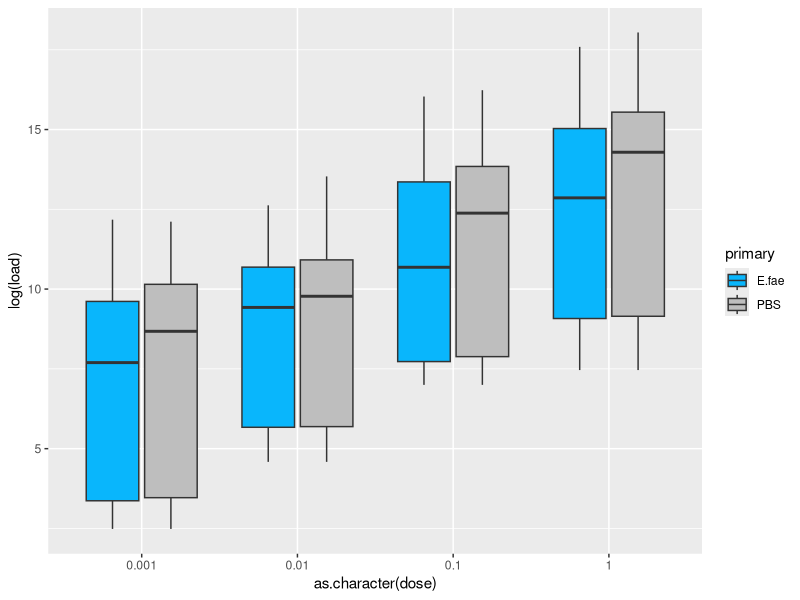

Generate this figure with R:
## ---- chunk 1
knitr::opts_chunk$set(echo = TRUE)
## ---- chunk 2
library(RColorBrewer)
library(ggplot2)

rm(list=ls()) #removes all old variables
E.fae_data_with2 = read.csv("E.fae resistance data.csv")
E.fae_data = subset(E.fae_data_with2, dose != 2)
S.m_data = read.csv("S.m resistance data.csv")

## ---- chunk 3
table(E.fae_data$dose)

ggplot(E.fae_data, aes(x = as.character(dose), y = log(load), fill = primary)) +
  scale_fill_manual(values=c("#09B6FC", "gray")) +
  geom_boxplot(aes(group=interaction(primary, dose)))

